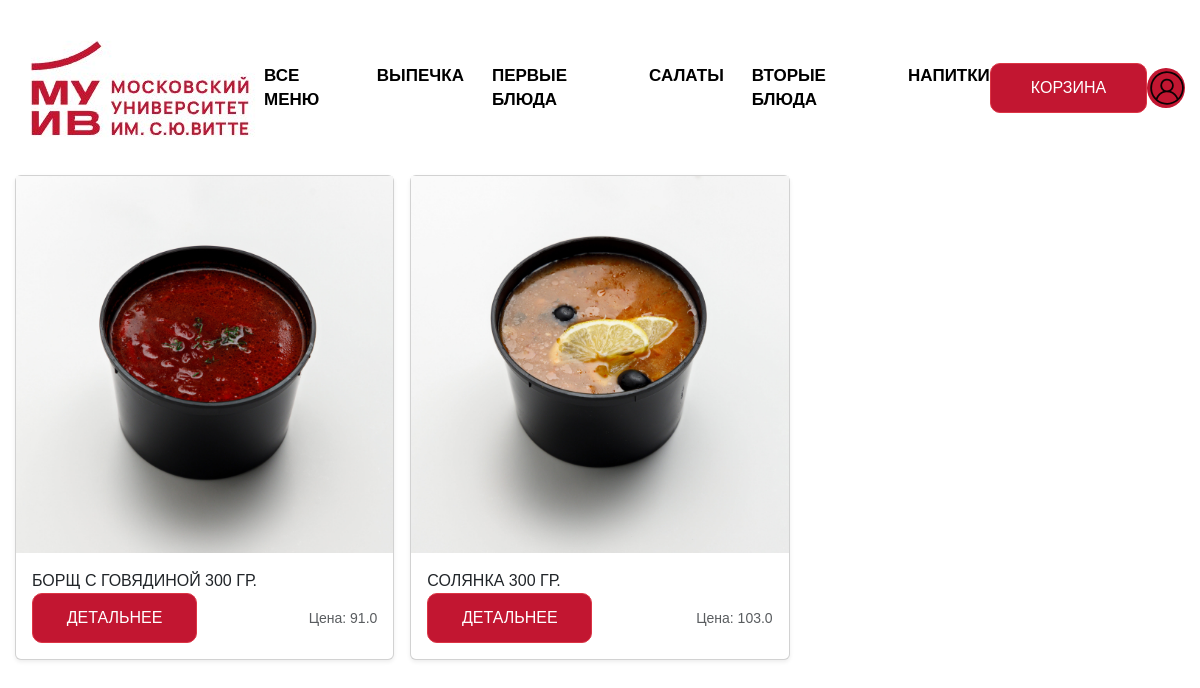
Screenshot of /category/first-dishes with the database file from the repository.
### app.py (models this page shows, shortened)
class Dish(db.Model):
    id = db.Column(db.Integer, primary_key=True)
    title = db.Column(db.String(50), nullable=False)
    image = db.Column(db.String(100))
    price = db.Column(db.Float, nullable=False)
    text = db.Column(db.Text, nullable=False)
    category = db.Column(db.String(50), nullable=False)
    fats = db.Column(db.String(50), nullable=False)
    proteins = db.Column(db.String(50), nullable=False)
    carbs = db.Column(db.String(50), nullable=False)
    calories = db.Column(db.String(50), nullable=False)

### app.py (the view)
@app.route('/category/<category>')
def category(category):
    dishes = Dish.query.filter_by(category=category).all()
    return render_template('category.html', category=category, dishes=dishes)

### templates/category.html (shortened to what this page needs)
<!DOCTYPE html>
<html lang="ru">
<head>
    <link rel="stylesheet" href="https://cdn.jsdelivr.net/npm/bootstrap@5.3.2/dist/css/bootstrap.min.css">
    <link rel="stylesheet" href="{{ url_for('static', filename='css/style.css') }}">
</head>
<body>
    <header class="header">
        <div class="container">
            <img src="{{ url_for('static', filename='images/icons/logo.png') }}" alt="" class="header__logo">
        <nav class="header__nav">
            <ul class="header__list">
                <li><a href="/menu">Все меню</a></li>
                <li><a href="/category/bakery">ВЫПЕЧКА</a></li>
                <li><a href="/category/first-dishes">ПЕРВЫЕ БЛЮДА</a></li>
                <li><a href="/category/salads">САЛАТЫ</a></li>
                <li><a href="/category/second-dishes">ВТОРЫЕ БЛЮДА</a></li>
                <li><a href="/category/drinks">НАПИТКИ</a></li>
            </ul>
        </nav>
            <a href="/cart" class="btn btn-danger">Корзина</a>
            {% if current_user.is_authenticated %}
                <a href="{{ url_for('profile', username=current_user.username) }}" class="image-btn btn-danger"></a>
            {% else %}
                <a href="{{ url_for('login') }}" class="image-btn btn-danger"></a>
            {% endif %}
        </div>
    </header>
    <main class="main">
        <div class="container">
            <div class="row row-cols-1 row-cols-sm-2 row-cols-md-3 g-3">
                {% for el in dishes %}
                <div class="col">
                    <div class="card shadow-sm">
                        <img src="{{ url_for('static', filename='images/' + el.image)}}" alt="el.name">
                        <div class="card-body">
                            <p class="my-0 font-weight-normal">{{ el.title }}</p>
                            <div class="d-flex justify-content-between align-items-center">
                                <div class="btn-group">
                                    <a href="/menu/{{ el.id }}" class="btn btn-danger">Детальнее</a>
                                </div>
                                <small class="text-body-secondary">Цена: {{ el.price }}</small>
                            </div>
                        </div>
                    </div>
                </div>
                {% endfor %}
            </div>
        </div>
    </main>
</body>
</html>

### static/css/style.css (style rules this page uses)
body { margin: 0; font-family: 'Proxima Nova', Arial, sans-serif; background-color: white; color: #000; }
a { color: #000; text-decoration: none; }
ul { list-style: none; padding: 0; margin: 0; }
.container { max-width: 1575px; margin-left: auto; margin-right: auto; padding: 0 15px; }
.btn { display: flex; align-items: center; justify-content: center; cursor: pointer; width: 165px; height: 50px; font-weight: 500; font-size: 16px; text-transform: uppercase; background: #c21631; border-radius: 10px; color: white; }
.image-btn { width: 40px; height: 40px; border: none; background-color: #c21631; border-radius: 50%; background-image: url('/static/images/icons/person-circle.svg'); background-size: cover; }
.header { padding: 25px 0px; }
.header .container { display: flex; justify-content: space-between; align-items: center; }
.header__list { display: flex; gap: 28px; }
.header__nav a { font-size: 17px; font-weight: 700; text-transform: uppercase; line-height: 1; -webkit-transition: all 0.1s ease; transition: all 0.1s ease; }

### rows the page displays
Dish: image (picture), title "БОРЩ С ГОВЯДИНОЙ 300 ГР.", price "91.0"
Dish: image (picture), title "СОЛЯНКА 300 ГР.", price "103.0"
